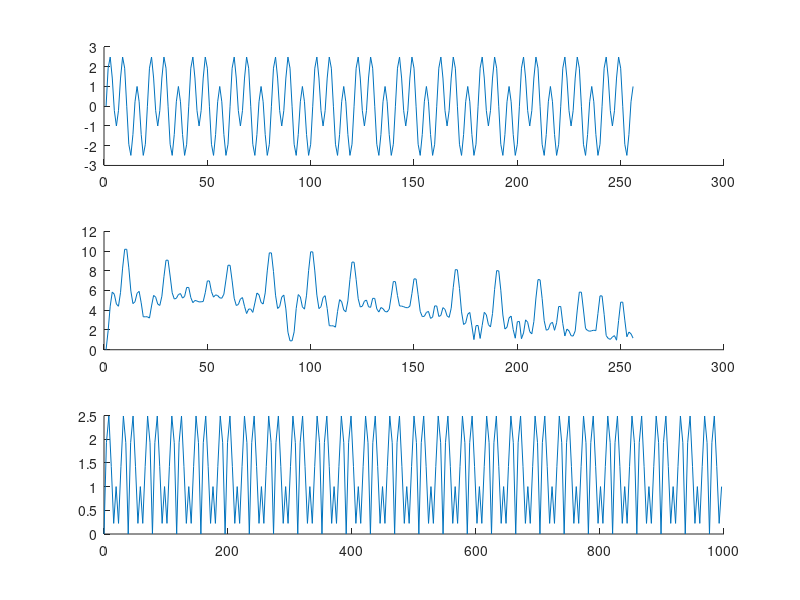

The MATLAB script that drew this image: (Note: this script raises an error after producing the figure.)
close all, clear all, clc
Nx=256;
Fs=1000;
f1=50;
f2=150;
t=(0:Nx-1)/Fs;

x1=sin(2*pi*f1*t);
x2=2*sin(2*pi*f2*t);
x=x1+x2;
b=fir1(21,100/(Fs/2));
[h1,w1]=freqz(b,1,1e3,Fs);
y1=filter(h1,1,x);


yc=conv(b,x);
[B,A]=cheby1(5,1,100/(Fs/2));
y2=filter(B,A,x);
f=(0:1:Nx-1)*(Fs/Nx);

subplot(3,1,1), hold on
plot(x);
subplot(3,1,2), hold on
plot (abs(y1));
subplot(3,1,3), hold on
plot(f,abs(x));

subplot(3,1,4), hold on
plot(f,abs(y2));
subplot(3,1,1), hold on
plot(f,abs(y1),'r');
